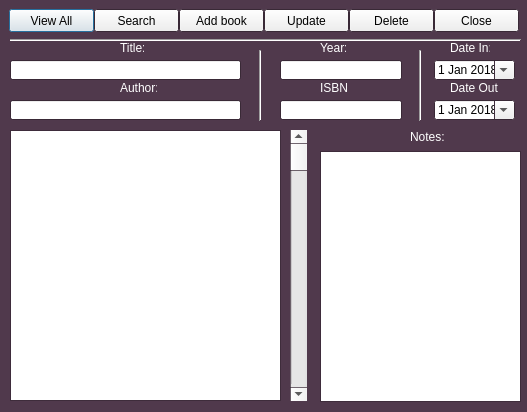
<?xml version="1.0" encoding="UTF-8"?>
<ui version="4.0">
 <class>Dialog</class>
 <widget class="QDialog" name="Dialog">
  <property name="geometry">
   <rect>
    <x>0</x>
    <y>0</y>
    <width>527</width>
    <height>412</height>
   </rect>
  </property>
  <property name="palette">
   <palette>
    <active>
     <colorrole role="Base">
      <brush brushstyle="SolidPattern">
       <color alpha="255">
        <red>255</red>
        <green>255</green>
        <blue>255</blue>
       </color>
      </brush>
     </colorrole>
     <colorrole role="Window">
      <brush brushstyle="SolidPattern">
       <color alpha="255">
        <red>80</red>
        <green>57</green>
        <blue>76</blue>
       </color>
      </brush>
     </colorrole>
    </active>
    <inactive>
     <colorrole role="Base">
      <brush brushstyle="SolidPattern">
       <color alpha="255">
        <red>255</red>
        <green>255</green>
        <blue>255</blue>
       </color>
      </brush>
     </colorrole>
     <colorrole role="Window">
      <brush brushstyle="SolidPattern">
       <color alpha="255">
        <red>80</red>
        <green>57</green>
        <blue>76</blue>
       </color>
      </brush>
     </colorrole>
    </inactive>
    <disabled>
     <colorrole role="Base">
      <brush brushstyle="SolidPattern">
       <color alpha="255">
        <red>80</red>
        <green>57</green>
        <blue>76</blue>
       </color>
      </brush>
     </colorrole>
     <colorrole role="Window">
      <brush brushstyle="SolidPattern">
       <color alpha="255">
        <red>80</red>
        <green>57</green>
        <blue>76</blue>
       </color>
      </brush>
     </colorrole>
    </disabled>
   </palette>
  </property>
  <property name="windowTitle">
   <string>bookstore by SIStech</string>
  </property>
  <property name="windowIcon">
   <iconset>
    <normaloff>../../../../../Public/Pictures/Sample Pictures/Jellyfish.jpg</normaloff>../../../../../Public/Pictures/Sample Pictures/Jellyfish.jpg</iconset>
  </property>
  <property name="sizeGripEnabled">
   <bool>false</bool>
  </property>
  <property name="modal">
   <bool>false</bool>
  </property>
  <widget class="QScrollBar" name="verticalScrollBar">
   <property name="geometry">
    <rect>
     <x>290</x>
     <y>130</y>
     <width>17</width>
     <height>271</height>
    </rect>
   </property>
   <property name="orientation">
    <enum>Qt::Vertical</enum>
   </property>
  </widget>
  <widget class="QDateEdit" name="dateEdit_in">
   <property name="geometry">
    <rect>
     <x>434</x>
     <y>60</y>
     <width>81</width>
     <height>20</height>
    </rect>
   </property>
   <property name="dateTime">
    <datetime>
     <hour>0</hour>
     <minute>0</minute>
     <second>0</second>
     <year>2018</year>
     <month>1</month>
     <day>1</day>
    </datetime>
   </property>
   <property name="calendarPopup">
    <bool>true</bool>
   </property>
  </widget>
  <widget class="QDateEdit" name="dateEdit_out">
   <property name="geometry">
    <rect>
     <x>434</x>
     <y>100</y>
     <width>81</width>
     <height>20</height>
    </rect>
   </property>
   <property name="dateTime">
    <datetime>
     <hour>0</hour>
     <minute>0</minute>
     <second>0</second>
     <year>2018</year>
     <month>1</month>
     <day>1</day>
    </datetime>
   </property>
   <property name="calendarPopup">
    <bool>true</bool>
   </property>
  </widget>
  <widget class="QLabel" name="label_date_out">
   <property name="geometry">
    <rect>
     <x>450</x>
     <y>80</y>
     <width>48</width>
     <height>16</height>
    </rect>
   </property>
   <property name="palette">
    <palette>
     <active>
      <colorrole role="WindowText">
       <brush brushstyle="SolidPattern">
        <color alpha="255">
         <red>255</red>
         <green>255</green>
         <blue>255</blue>
        </color>
       </brush>
      </colorrole>
     </active>
     <inactive>
      <colorrole role="WindowText">
       <brush brushstyle="SolidPattern">
        <color alpha="255">
         <red>255</red>
         <green>255</green>
         <blue>255</blue>
        </color>
       </brush>
      </colorrole>
     </inactive>
     <disabled>
      <colorrole role="WindowText">
       <brush brushstyle="SolidPattern">
        <color alpha="255">
         <red>120</red>
         <green>120</green>
         <blue>120</blue>
        </color>
       </brush>
      </colorrole>
     </disabled>
    </palette>
   </property>
   <property name="text">
    <string>Date Out:</string>
   </property>
  </widget>
  <widget class="QLabel" name="label_date_in">
   <property name="geometry">
    <rect>
     <x>450</x>
     <y>40</y>
     <width>40</width>
     <height>16</height>
    </rect>
   </property>
   <property name="palette">
    <palette>
     <active>
      <colorrole role="WindowText">
       <brush brushstyle="SolidPattern">
        <color alpha="255">
         <red>255</red>
         <green>255</green>
         <blue>255</blue>
        </color>
       </brush>
      </colorrole>
     </active>
     <inactive>
      <colorrole role="WindowText">
       <brush brushstyle="SolidPattern">
        <color alpha="255">
         <red>255</red>
         <green>255</green>
         <blue>255</blue>
        </color>
       </brush>
      </colorrole>
     </inactive>
     <disabled>
      <colorrole role="WindowText">
       <brush brushstyle="SolidPattern">
        <color alpha="255">
         <red>120</red>
         <green>120</green>
         <blue>120</blue>
        </color>
       </brush>
      </colorrole>
     </disabled>
    </palette>
   </property>
   <property name="text">
    <string>Date In:</string>
   </property>
  </widget>
  <widget class="QLineEdit" name="lineEdit_title">
   <property name="geometry">
    <rect>
     <x>10</x>
     <y>60</y>
     <width>231</width>
     <height>20</height>
    </rect>
   </property>
  </widget>
  <widget class="QLabel" name="label_title">
   <property name="geometry">
    <rect>
     <x>120</x>
     <y>40</y>
     <width>24</width>
     <height>16</height>
    </rect>
   </property>
   <property name="palette">
    <palette>
     <active>
      <colorrole role="WindowText">
       <brush brushstyle="SolidPattern">
        <color alpha="255">
         <red>255</red>
         <green>255</green>
         <blue>255</blue>
        </color>
       </brush>
      </colorrole>
      <colorrole role="Text">
       <brush brushstyle="SolidPattern">
        <color alpha="255">
         <red>0</red>
         <green>0</green>
         <blue>0</blue>
        </color>
       </brush>
      </colorrole>
     </active>
     <inactive>
      <colorrole role="WindowText">
       <brush brushstyle="SolidPattern">
        <color alpha="255">
         <red>255</red>
         <green>255</green>
         <blue>255</blue>
        </color>
       </brush>
      </colorrole>
      <colorrole role="Text">
       <brush brushstyle="SolidPattern">
        <color alpha="255">
         <red>0</red>
         <green>0</green>
         <blue>0</blue>
        </color>
       </brush>
      </colorrole>
     </inactive>
     <disabled>
      <colorrole role="WindowText">
       <brush brushstyle="SolidPattern">
        <color alpha="255">
         <red>120</red>
         <green>120</green>
         <blue>120</blue>
        </color>
       </brush>
      </colorrole>
      <colorrole role="Text">
       <brush brushstyle="SolidPattern">
        <color alpha="255">
         <red>120</red>
         <green>120</green>
         <blue>120</blue>
        </color>
       </brush>
      </colorrole>
     </disabled>
    </palette>
   </property>
   <property name="text">
    <string>Title:</string>
   </property>
  </widget>
  <widget class="QLineEdit" name="lineEdit_author">
   <property name="geometry">
    <rect>
     <x>10</x>
     <y>100</y>
     <width>231</width>
     <height>20</height>
    </rect>
   </property>
  </widget>
  <widget class="QLabel" name="label_author">
   <property name="geometry">
    <rect>
     <x>120</x>
     <y>80</y>
     <width>37</width>
     <height>16</height>
    </rect>
   </property>
   <property name="palette">
    <palette>
     <active>
      <colorrole role="WindowText">
       <brush brushstyle="SolidPattern">
        <color alpha="255">
         <red>255</red>
         <green>255</green>
         <blue>255</blue>
        </color>
       </brush>
      </colorrole>
     </active>
     <inactive>
      <colorrole role="WindowText">
       <brush brushstyle="SolidPattern">
        <color alpha="255">
         <red>255</red>
         <green>255</green>
         <blue>255</blue>
        </color>
       </brush>
      </colorrole>
     </inactive>
     <disabled>
      <colorrole role="WindowText">
       <brush brushstyle="SolidPattern">
        <color alpha="255">
         <red>120</red>
         <green>120</green>
         <blue>120</blue>
        </color>
       </brush>
      </colorrole>
     </disabled>
    </palette>
   </property>
   <property name="text">
    <string>Author:</string>
   </property>
  </widget>
  <widget class="QLineEdit" name="lineEdit_year">
   <property name="geometry">
    <rect>
     <x>280</x>
     <y>60</y>
     <width>122</width>
     <height>20</height>
    </rect>
   </property>
  </widget>
  <widget class="QLabel" name="label_year">
   <property name="geometry">
    <rect>
     <x>320</x>
     <y>40</y>
     <width>26</width>
     <height>16</height>
    </rect>
   </property>
   <property name="palette">
    <palette>
     <active>
      <colorrole role="WindowText">
       <brush brushstyle="SolidPattern">
        <color alpha="255">
         <red>255</red>
         <green>255</green>
         <blue>255</blue>
        </color>
       </brush>
      </colorrole>
     </active>
     <inactive>
      <colorrole role="WindowText">
       <brush brushstyle="SolidPattern">
        <color alpha="255">
         <red>255</red>
         <green>255</green>
         <blue>255</blue>
        </color>
       </brush>
      </colorrole>
     </inactive>
     <disabled>
      <colorrole role="WindowText">
       <brush brushstyle="SolidPattern">
        <color alpha="255">
         <red>120</red>
         <green>120</green>
         <blue>120</blue>
        </color>
       </brush>
      </colorrole>
     </disabled>
    </palette>
   </property>
   <property name="text">
    <string>Year:</string>
   </property>
  </widget>
  <widget class="QLineEdit" name="lineEdit_isbn">
   <property name="geometry">
    <rect>
     <x>280</x>
     <y>100</y>
     <width>122</width>
     <height>20</height>
    </rect>
   </property>
  </widget>
  <widget class="QPushButton" name="button_view">
   <property name="geometry">
    <rect>
     <x>9</x>
     <y>9</y>
     <width>85</width>
     <height>23</height>
    </rect>
   </property>
   <property name="text">
    <string>View All</string>
   </property>
  </widget>
  <widget class="QPushButton" name="button_add">
   <property name="geometry">
    <rect>
     <x>179</x>
     <y>9</y>
     <width>85</width>
     <height>23</height>
    </rect>
   </property>
   <property name="text">
    <string>Add book</string>
   </property>
  </widget>
  <widget class="QPushButton" name="button_delete">
   <property name="geometry">
    <rect>
     <x>349</x>
     <y>9</y>
     <width>85</width>
     <height>23</height>
    </rect>
   </property>
   <property name="text">
    <string>Delete</string>
   </property>
  </widget>
  <widget class="QPushButton" name="button_update">
   <property name="geometry">
    <rect>
     <x>264</x>
     <y>9</y>
     <width>85</width>
     <height>23</height>
    </rect>
   </property>
   <property name="text">
    <string>Update</string>
   </property>
  </widget>
  <widget class="QPushButton" name="button_search">
   <property name="geometry">
    <rect>
     <x>94</x>
     <y>9</y>
     <width>85</width>
     <height>23</height>
    </rect>
   </property>
   <property name="text">
    <string>Search</string>
   </property>
  </widget>
  <widget class="QPushButton" name="button_close">
   <property name="geometry">
    <rect>
     <x>434</x>
     <y>9</y>
     <width>85</width>
     <height>23</height>
    </rect>
   </property>
   <property name="text">
    <string>Close</string>
   </property>
  </widget>
  <widget class="QLabel" name="label_isbn">
   <property name="geometry">
    <rect>
     <x>320</x>
     <y>80</y>
     <width>27</width>
     <height>16</height>
    </rect>
   </property>
   <property name="palette">
    <palette>
     <active>
      <colorrole role="WindowText">
       <brush brushstyle="SolidPattern">
        <color alpha="255">
         <red>255</red>
         <green>255</green>
         <blue>255</blue>
        </color>
       </brush>
      </colorrole>
     </active>
     <inactive>
      <colorrole role="WindowText">
       <brush brushstyle="SolidPattern">
        <color alpha="255">
         <red>255</red>
         <green>255</green>
         <blue>255</blue>
        </color>
       </brush>
      </colorrole>
     </inactive>
     <disabled>
      <colorrole role="WindowText">
       <brush brushstyle="SolidPattern">
        <color alpha="255">
         <red>120</red>
         <green>120</green>
         <blue>120</blue>
        </color>
       </brush>
      </colorrole>
     </disabled>
    </palette>
   </property>
   <property name="text">
    <string>ISBN:</string>
   </property>
  </widget>
  <widget class="Line" name="line">
   <property name="geometry">
    <rect>
     <x>10</x>
     <y>32</y>
     <width>511</width>
     <height>16</height>
    </rect>
   </property>
   <property name="orientation">
    <enum>Qt::Horizontal</enum>
   </property>
  </widget>
  <widget class="Line" name="line_2">
   <property name="geometry">
    <rect>
     <x>250</x>
     <y>50</y>
     <width>20</width>
     <height>71</height>
    </rect>
   </property>
   <property name="orientation">
    <enum>Qt::Vertical</enum>
   </property>
  </widget>
  <widget class="Line" name="line_3">
   <property name="geometry">
    <rect>
     <x>410</x>
     <y>50</y>
     <width>20</width>
     <height>71</height>
    </rect>
   </property>
   <property name="orientation">
    <enum>Qt::Vertical</enum>
   </property>
  </widget>
  <widget class="QTableView" name="tableView">
   <property name="geometry">
    <rect>
     <x>10</x>
     <y>130</y>
     <width>271</width>
     <height>271</height>
    </rect>
   </property>
  </widget>
  <widget class="QTextBrowser" name="textBrowser">
   <property name="geometry">
    <rect>
     <x>320</x>
     <y>151</y>
     <width>201</width>
     <height>251</height>
    </rect>
   </property>
  </widget>
  <widget class="QLabel" name="label">
   <property name="geometry">
    <rect>
     <x>410</x>
     <y>130</y>
     <width>47</width>
     <height>13</height>
    </rect>
   </property>
   <property name="palette">
    <palette>
     <active>
      <colorrole role="WindowText">
       <brush brushstyle="SolidPattern">
        <color alpha="255">
         <red>255</red>
         <green>255</green>
         <blue>255</blue>
        </color>
       </brush>
      </colorrole>
     </active>
     <inactive>
      <colorrole role="WindowText">
       <brush brushstyle="SolidPattern">
        <color alpha="255">
         <red>255</red>
         <green>255</green>
         <blue>255</blue>
        </color>
       </brush>
      </colorrole>
     </inactive>
     <disabled>
      <colorrole role="WindowText">
       <brush brushstyle="SolidPattern">
        <color alpha="255">
         <red>120</red>
         <green>120</green>
         <blue>120</blue>
        </color>
       </brush>
      </colorrole>
     </disabled>
    </palette>
   </property>
   <property name="text">
    <string>Notes:</string>
   </property>
  </widget>
 </widget>
 <resources/>
 <connections/>
</ui>
